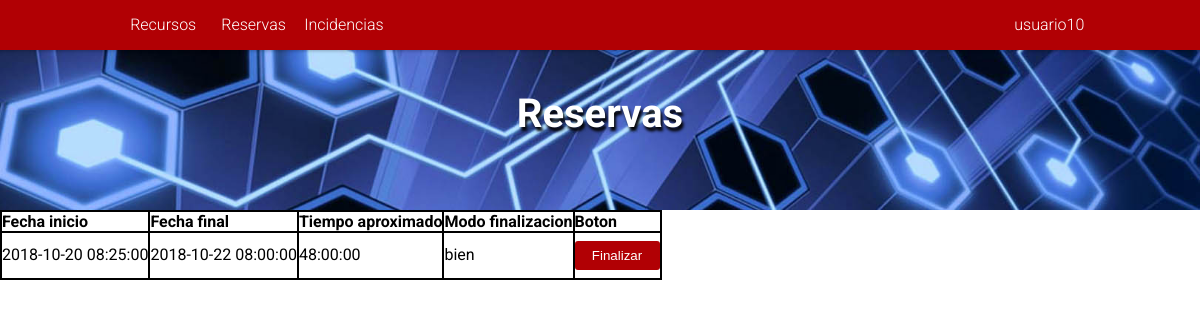
The app's page /PaginaWeb/index.php?mostrar=reservas&idUsu=2&idReserva=11 (signed in) with its own data.
### tables this page shows
CREATE TABLE IF NOT EXISTS `tbl_empleado` (
`id_empleado` int(11) NOT NULL AUTO_INCREMENT,
`email_empleado` varchar(100) DEFAULT NULL,
`usuario_empleado` varchar(100) DEFAULT NULL,
`password_empleado` varchar(255) DEFAULT NULL,
`nombre_empleado` varchar(100) DEFAULT NULL,
`apellido_empleado` varchar(100) DEFAULT NULL,
`grupo_empleado` ENUM('usuarios', 'administradores') DEFAULT 'usuarios',
PRIMARY KEY (`id_empleado`),
UNIQUE KEY `email_empleado` (`email_empleado`),
UNIQUE KEY `usuario_empleado` (`usuario_empleado`)
);

CREATE TABLE IF NOT EXISTS `tbl_reserva` (
`id_reserva` int(11) NOT NULL AUTO_INCREMENT,
`descripcion_reserva` text DEFAULT NULL,
`fechaInicio_reserva` DATETIME DEFAULT CURRENT_TIMESTAMP,
`fechaFinal_reserva` DATETIME DEFAULT NULL,
`tiempoEstimado_reserva` TIME DEFAULT NULL,
`modoFinalizacion_reserva` ENUM('bien', 'incidencia') DEFAULT NULL,
`id_empleado` int(11) DEFAULT NULL,
`id_recurso` int(11) DEFAULT NULL,
PRIMARY KEY (`id_reserva`),
UNIQUE KEY `fechaInicio_idRecurso` (`fechaInicio_reserva`, `id_recurso`)
);

### PaginaWeb/php/datosUsuario.proc.php (called while the page is built, shortened)
<?php
	if (isset($_SESSION['user_id'])) {
		$records = $conn->prepare('SELECT id_empleado, usuario_empleado, email_empleado, password_empleado, grupo_empleado FROM tbl_empleado WHERE id_empleado = :id');
		$records->bindParam(':id', $_SESSION['user_id']);
		$records->execute();
		$results = $records->fetch(PDO::FETCH_ASSOC);
		if (count($results) > 0) {
			$usuario = $results;
		}
	}
?>

### PaginaWeb/php/reservas.php (the view, shortened to what this page needs)
<article>
	<?php
		if (isset($_REQUEST['idUsu'])) {
			$us=$_REQUEST['idUsu'];
			$consulta=mysqli_query($link, "SELECT * FROM tbl_reserva WHERE id_empleado='$us' ORDER BY id_reserva");
			$boton = true;
		}else {
			$consulta=mysqli_query($link, "SELECT * FROM tbl_reserva ORDER BY id_reserva");
			$boton = false;
		}
		echo "<div class='tabla'>";
			if(mysqli_num_rows($consulta)>0) {
				echo "<div class='fila encabezado'>";
					echo "<div class='columna'>Fecha inicio</div>";
					echo "<div class='columna'>Fecha final</div>";
					echo "<div class='columna'>Tiempo aproximado</div>";
					echo "<div class='columna'>Modo finalizacion</div>";
					if ($boton) {
						echo "<div class='columna'>Boton</div>";
					}
				echo "</div>";
				while($array = mysqli_fetch_array($consulta)) {
					$idReserva=$array['id_reserva'];
					$fechaInicio=$array['fechaInicio_reserva'];
					$fechaFin = $array['fechaFinal_reserva'];
					$tiempoEstimado=$array['tiempoEstimado_reserva'];
					$modoFinalizacion = $array['modoFinalizacion_reserva'];
					echo "<div class='fila'>";
						echo "<div class='columna'>$fechaInicio</div>";
						echo "<div class='columna'>$fechaFin</div>";
						echo "<div class='columna'>$tiempoEstimado</div>";
						echo "<div class='columna'>$modoFinalizacion</div>";
						if ($boton) {
							echo "<div class='columna'><a href='index.php?mostrar=reservas&idUsu=2&idReserva=$idReserva#mostrarFinalizarReserva'><input class='añadir-lista' type='button' value='Finalizar'></a></div>";
						}
					echo "</div>";
				}
			}
		echo "</div>";
	?>
</article>

### PaginaWeb/php/navegador.php (shortened to what this page needs)
<nav id='MenuDesplegable' class="menu">
	<ul class="nav">
		<li class="nivel1"><a href="index.php">Recursos</a></li>
		<li class="nivel1"><a href="index.php?mostrar=reservas">Reservas</a></li>
		<li class="nivel1"><a href="index.php?mostrar=incidencias">Incidencias</a></li>
		<?php
			$nombreUsuario = $usuario['usuario_empleado'];
			$grupoUsuario = $usuario['grupo_empleado'];
			if ($grupoUsuario !== 'administradores') {
				echo "<li class='usuario'><a>".$nombreUsuario."</a>";
				echo "</li>";
			}
		?>
	</ul>
</nav>

### PaginaWeb/assets/css/estilos.css (style rules this page uses)
* { margin: 0; padding: 0; list-style: none; text-decoration: none; border: none; outline: none; box-sizing: border-box; }
body { margin-top: 50px; font-family: Roboto,sans-serif; }

### PaginaWeb/assets/css/formulariosBotones.css (style rules this page uses)
input[type="button"] { padding: 7px; color: #fff; background: #b10004; width: 85px; margin-top: 8px; margin-bottom: 8px; border: 0; border-radius: 3px; cursor: pointer; }

### PaginaWeb/assets/css/tablas.css (style rules this page uses)
div.tabla { display: table; border: 1px solid black; }
div.fila { display: table-row; border: 1px solid black; }
div.columna { display: table-cell; border: 1px solid black; }
div.encabezado { font-weight: bold; }

### PaginaWeb/assets/css/menu.css (style rules this page uses)
* { margin: 0; padding: 0; box-sizing: border-box; }
nav { background-color: #b10004; position: fixed; z-index: 1000; top: 0; width: 100%; box-shadow: 0 -5px 3px 6px rgba(0,0,0,.255); left: 0 !important; font-family: 'Roboto', sans-serif; }
ul.nav { list-style-type: none; margin-left: 10%; }
nav ul li.nivel1 { display: inline-block; width: 8%; position: relative; text-align: center; }
nav ul li.usuario { display: inline-block; min-width: 8%; position: relative; text-align: center; cursor: pointer; float: right; padding-right: 15px; margin-right: 100px; }
nav li a { display: block; text-decoration: none; line-height: 50px; color: #ffffff; font-weight: 300; }

### records on screen
tbl_empleado: usuario_empleado "usuario10"
tbl_reserva: fechaInicio_reserva "2018-10-20 08:25:00", fechaFinal_reserva "2018-10-22 08:00:00", tiempoEstimado_reserva "48:00:00", modoFinalizacion_reserva "bien"
